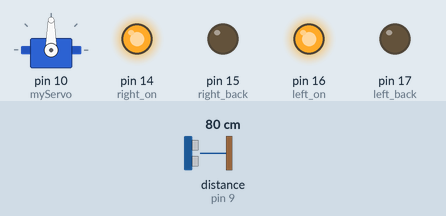
Simulated run of this sketch. Board: Arduino Uno, built with avr-gcc and run on an emulated ATmega328P. Parts: servo, output pins drawn as LEDs (lit = HIGH). Wiring (inferred from the names in the program): ultrasonic range finder: trigger pin 8; echo pin 9. Inputs (shaded band) come from the test bench; at power-on: distance to the obstacle (sensor on pin 9) 80 cm. The echo pulse lasts 58.3 µs per cm; pins used as bus, display or sensor lines are not drawn.

Above: at 2.2 s.
2.3 s: distance to the obstacle (sensor on pin 9) set to 35 cm
3.8 s: distance to the obstacle (sensor on pin 9) set to 28 cm
At 4.7 s:
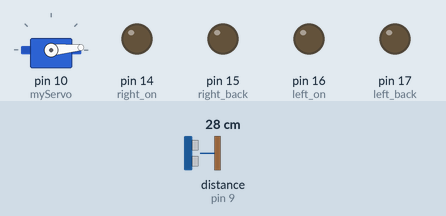
6.8 s: distance to the obstacle (sensor on pin 9) set to 60 cm
At 8.48 s:
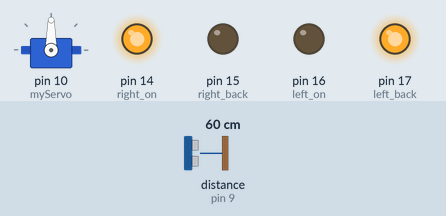
9.8 s: distance to the obstacle (sensor on pin 9) set to 2 cm
At 12.1 s:
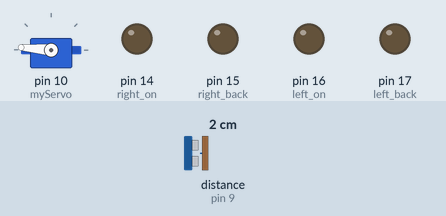
Timing chart, 0 to 13.8 s (numbered marks = the images above; inputs shaded):
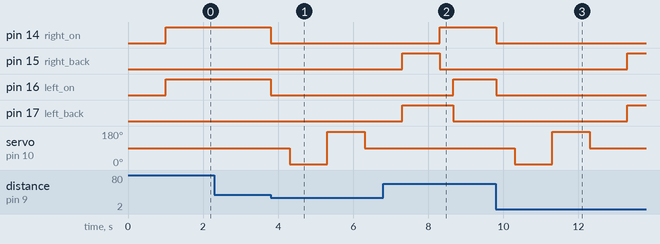

The sketch:

Sketch2.ino.ino
```cpp
#include "Servo.h"
int left_on = 16;
int left_back = 17;
int right_on = 14;
int right_back = 15;
int Trig = 8;
int Echo = 9;
int change = 0;
int middleDistance = 30;
int rightDistance = 0;
int leftDistance = 0;
Servo myServo;
void LeftForword()
{
  digitalWrite(left_back, LOW);
  digitalWrite(left_on, HIGH);
}
void LeftBack()
{
  digitalWrite(left_on, LOW);
  digitalWrite(left_back, HIGH);

}
void RightForword()
{
  digitalWrite(right_back, LOW);
  digitalWrite(right_on, HIGH);
}
void RightBack()
{
  digitalWrite(right_back, HIGH);
  digitalWrite(right_on, LOW);
}
void forword()
{
  LeftForword();
  RightForword();
}
void left()
{
  LeftBack();
  RightForword();
}
void right()
{
  LeftForword();
  RightBack();
}
void back()
{
  LeftBack();
  RightBack();
}
void stop()
{
  digitalWrite(left_on, 0);
  digitalWrite(left_back, 0);
  digitalWrite(right_on, 0);
  digitalWrite(right_back, 0);

}
float get_cm()
{
  digitalWrite(Trig, LOW);
  delayMicroseconds(2);
  digitalWrite(Trig, HIGH);
  delayMicroseconds(10);
  digitalWrite(Trig, LOW);
  int cm = pulseIn(Echo, HIGH) / 58.0; //
  cm = (int(cm * 100.0)) / 100.0; //
  return cm;
}

void setup()
{

  /* add setup code here */
  //Serial.begin(9600);
  pinMode(14, OUTPUT);
  pinMode(15, OUTPUT);
  pinMode(16, OUTPUT);
  pinMode(17, OUTPUT);
  pinMode(Trig, OUTPUT);
  pinMode(Echo, INPUT);
  myServo.attach(10);
  myServo.write(90);
  delay(1000);
  /*
  left();
  delay(5000);
  right();
  delay(5000);
  back();
  delay(5000);
  forword();
  delay(5000);
  */


}
void loop()
{
  forword();
  int x=myServo.read();
  if (x != 90)
  {
    myServo.write(90);
    delay(500);
  }
  middleDistance = get_cm();
  if (middleDistance <= 30)
  {
    stop();
    delay(500);
    myServo.write(5);
    delay(1000);
    rightDistance = get_cm();
    //delay(1000);
    myServo.write(175);
    delay(1000);
    leftDistance = get_cm();
    myServo.write(90);
    delay(1000);
    if (leftDistance < 30 && rightDistance<30)
    {
      back();
      delay(1000);
    }
    if (rightDistance > leftDistance)
    {
      right();
      delay(350);
    }
    else
    {
      left();
      delay(350);
    }
  }
  else
    forword();
}
```

Measured:
- the behaviour switches between 32 and 31 cm on distance to the obstacle (sensor on pin 9) (found by bisection; images 0 and 1)
- after the input at 2.3 s, every drawn part: stays the same
- after the input at 3.8 s, pin 14 (right_on), pin 16 (left_on): HIGH → LOW at once; servo on pin 10 (myServo): 90° → 5° after 0.50 s, → 175° 1.0 s later, → 90° 1.0 s later
- after the input at 6.8 s, pin 14 (right_on): goes on until 8.3 s, then stays HIGH; pin 16 (left_on): LOW → HIGH after 1.9 s; servo on pin 10 (myServo): stays 90° (without the input it goes to 5° after 2.4 s)
- after the input at 9.8 s, pin 14 (right_on), pin 16 (left_on): HIGH → LOW at once; pin 15 (right_back), pin 17 (left_back): LOW → HIGH after 3.5 s; servo on pin 10 (myServo): 90° → 5° after 0.50 s, → 175° 1.0 s later, → 90° 1.0 s later
